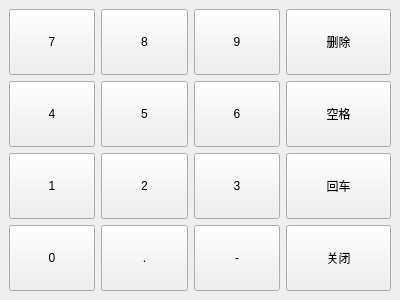
<?xml version="1.0" encoding="UTF-8"?>
<ui version="4.0">
 <class>frmInputNumber</class>
 <widget class="QWidget" name="frmInputNumber">
  <property name="geometry">
   <rect>
    <x>0</x>
    <y>0</y>
    <width>400</width>
    <height>300</height>
   </rect>
  </property>
  <property name="windowTitle">
   <string>Form</string>
  </property>
  <layout class="QVBoxLayout" name="verticalLayout">
   <property name="spacing">
    <number>0</number>
   </property>
   <property name="leftMargin">
    <number>0</number>
   </property>
   <property name="topMargin">
    <number>0</number>
   </property>
   <property name="rightMargin">
    <number>0</number>
   </property>
   <property name="bottomMargin">
    <number>0</number>
   </property>
   <item>
    <widget class="QWidget" name="widgetNumber" native="true">
     <layout class="QHBoxLayout" name="horizontalLayout">
      <property name="spacing">
       <number>0</number>
      </property>
      <property name="leftMargin">
       <number>0</number>
      </property>
      <property name="topMargin">
       <number>0</number>
      </property>
      <property name="rightMargin">
       <number>0</number>
      </property>
      <property name="bottomMargin">
       <number>0</number>
      </property>
      <item>
       <widget class="QWidget" name="widgetNumberLeft" native="true">
        <property name="sizePolicy">
         <sizepolicy hsizetype="Preferred" vsizetype="Preferred">
          <horstretch>5</horstretch>
          <verstretch>0</verstretch>
         </sizepolicy>
        </property>
        <layout class="QGridLayout" name="gridLayout">
         <property name="rightMargin">
          <number>6</number>
         </property>
         <item row="0" column="0">
          <widget class="QPushButton" name="btn7">
           <property name="sizePolicy">
            <sizepolicy hsizetype="Expanding" vsizetype="Expanding">
             <horstretch>0</horstretch>
             <verstretch>0</verstretch>
            </sizepolicy>
           </property>
           <property name="text">
            <string>7</string>
           </property>
          </widget>
         </item>
         <item row="0" column="1">
          <widget class="QPushButton" name="btn8">
           <property name="sizePolicy">
            <sizepolicy hsizetype="Expanding" vsizetype="Expanding">
             <horstretch>0</horstretch>
             <verstretch>0</verstretch>
            </sizepolicy>
           </property>
           <property name="text">
            <string>8</string>
           </property>
          </widget>
         </item>
         <item row="0" column="2">
          <widget class="QPushButton" name="btn9">
           <property name="sizePolicy">
            <sizepolicy hsizetype="Expanding" vsizetype="Expanding">
             <horstretch>0</horstretch>
             <verstretch>0</verstretch>
            </sizepolicy>
           </property>
           <property name="text">
            <string>9</string>
           </property>
          </widget>
         </item>
         <item row="1" column="0">
          <widget class="QPushButton" name="btn4">
           <property name="sizePolicy">
            <sizepolicy hsizetype="Expanding" vsizetype="Expanding">
             <horstretch>0</horstretch>
             <verstretch>0</verstretch>
            </sizepolicy>
           </property>
           <property name="text">
            <string>4</string>
           </property>
          </widget>
         </item>
         <item row="1" column="1">
          <widget class="QPushButton" name="btn5">
           <property name="sizePolicy">
            <sizepolicy hsizetype="Expanding" vsizetype="Expanding">
             <horstretch>0</horstretch>
             <verstretch>0</verstretch>
            </sizepolicy>
           </property>
           <property name="text">
            <string>5</string>
           </property>
          </widget>
         </item>
         <item row="1" column="2">
          <widget class="QPushButton" name="btn6">
           <property name="sizePolicy">
            <sizepolicy hsizetype="Expanding" vsizetype="Expanding">
             <horstretch>0</horstretch>
             <verstretch>0</verstretch>
            </sizepolicy>
           </property>
           <property name="text">
            <string>6</string>
           </property>
          </widget>
         </item>
         <item row="2" column="0">
          <widget class="QPushButton" name="btn1">
           <property name="sizePolicy">
            <sizepolicy hsizetype="Expanding" vsizetype="Expanding">
             <horstretch>0</horstretch>
             <verstretch>0</verstretch>
            </sizepolicy>
           </property>
           <property name="text">
            <string>1</string>
           </property>
          </widget>
         </item>
         <item row="2" column="1">
          <widget class="QPushButton" name="btn2">
           <property name="sizePolicy">
            <sizepolicy hsizetype="Expanding" vsizetype="Expanding">
             <horstretch>0</horstretch>
             <verstretch>0</verstretch>
            </sizepolicy>
           </property>
           <property name="text">
            <string>2</string>
           </property>
          </widget>
         </item>
         <item row="2" column="2">
          <widget class="QPushButton" name="btn3">
           <property name="sizePolicy">
            <sizepolicy hsizetype="Expanding" vsizetype="Expanding">
             <horstretch>0</horstretch>
             <verstretch>0</verstretch>
            </sizepolicy>
           </property>
           <property name="text">
            <string>3</string>
           </property>
          </widget>
         </item>
         <item row="3" column="0">
          <widget class="QPushButton" name="btn0">
           <property name="sizePolicy">
            <sizepolicy hsizetype="Expanding" vsizetype="Expanding">
             <horstretch>0</horstretch>
             <verstretch>0</verstretch>
            </sizepolicy>
           </property>
           <property name="text">
            <string>0</string>
           </property>
          </widget>
         </item>
         <item row="3" column="1">
          <widget class="QPushButton" name="btnDot">
           <property name="sizePolicy">
            <sizepolicy hsizetype="Expanding" vsizetype="Expanding">
             <horstretch>0</horstretch>
             <verstretch>0</verstretch>
            </sizepolicy>
           </property>
           <property name="text">
            <string>.</string>
           </property>
          </widget>
         </item>
         <item row="3" column="2">
          <widget class="QPushButton" name="btnDash">
           <property name="sizePolicy">
            <sizepolicy hsizetype="Expanding" vsizetype="Expanding">
             <horstretch>0</horstretch>
             <verstretch>0</verstretch>
            </sizepolicy>
           </property>
           <property name="text">
            <string>-</string>
           </property>
          </widget>
         </item>
        </layout>
       </widget>
      </item>
      <item>
       <widget class="QWidget" name="widgetNumberRight" native="true">
        <property name="sizePolicy">
         <sizepolicy hsizetype="Preferred" vsizetype="Preferred">
          <horstretch>2</horstretch>
          <verstretch>0</verstretch>
         </sizepolicy>
        </property>
        <layout class="QVBoxLayout" name="verticalLayout_2">
         <property name="leftMargin">
          <number>0</number>
         </property>
         <item>
          <widget class="QPushButton" name="btnDelete">
           <property name="sizePolicy">
            <sizepolicy hsizetype="Expanding" vsizetype="Expanding">
             <horstretch>0</horstretch>
             <verstretch>0</verstretch>
            </sizepolicy>
           </property>
           <property name="text">
            <string>删除</string>
           </property>
          </widget>
         </item>
         <item>
          <widget class="QPushButton" name="btnSpace">
           <property name="sizePolicy">
            <sizepolicy hsizetype="Expanding" vsizetype="Expanding">
             <horstretch>0</horstretch>
             <verstretch>0</verstretch>
            </sizepolicy>
           </property>
           <property name="text">
            <string>空格</string>
           </property>
          </widget>
         </item>
         <item>
          <widget class="QPushButton" name="btnEnter">
           <property name="sizePolicy">
            <sizepolicy hsizetype="Expanding" vsizetype="Expanding">
             <horstretch>0</horstretch>
             <verstretch>0</verstretch>
            </sizepolicy>
           </property>
           <property name="text">
            <string>回车</string>
           </property>
          </widget>
         </item>
         <item>
          <widget class="QPushButton" name="btnClose">
           <property name="sizePolicy">
            <sizepolicy hsizetype="Expanding" vsizetype="Expanding">
             <horstretch>0</horstretch>
             <verstretch>0</verstretch>
            </sizepolicy>
           </property>
           <property name="text">
            <string>关闭</string>
           </property>
          </widget>
         </item>
        </layout>
       </widget>
      </item>
     </layout>
    </widget>
   </item>
  </layout>
 </widget>
 <resources/>
 <connections/>
</ui>
